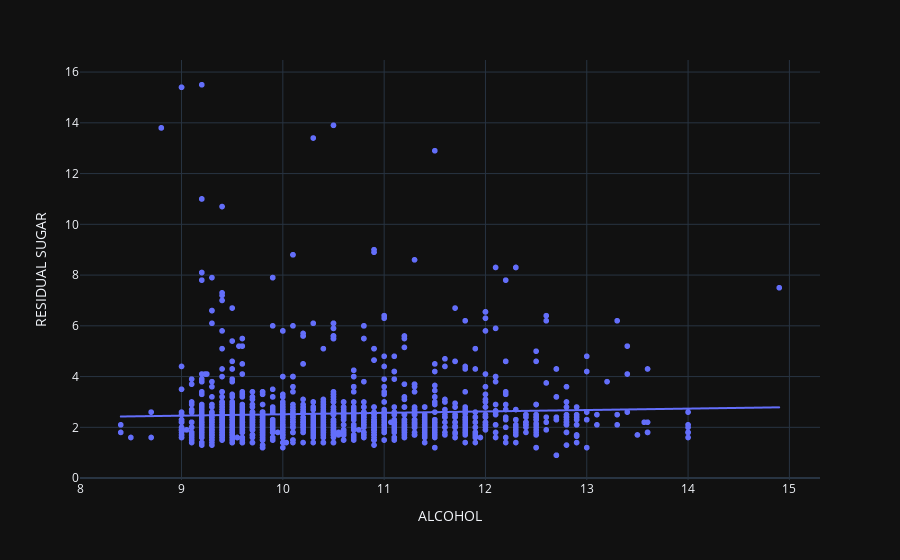

This figure's notebook cell:
### Code cell
px.scatter(data_frame=df_wine,x='ALCOHOL',y='RESIDUAL SUGAR',trendline='ols',template='plotly_dark')

### Figure 1 — Plotly figure (JSON) as saved in the notebook; plotly's stock layout.template omitted (floating-point values rounded to 4 significant figures; data arrays with more than 128 entries replaced by an {"elided": "..."} marker saying what was removed)
{"data": [{"hovertemplate": "ALCOHOL=%{x}<br>RESIDUAL SUGAR=%{y}<extra></extra>", "legendgroup": "", "marker": {"color": "#636efa", "symbol": "circle"}, "mode": "markers", "name": "", "showlegend": false, "type": "scattergl", "x": {"elided": "1599 float values"}, "xaxis": "x", "y": {"elided": "1599 float values"}, "yaxis": "y"}, {"hovertemplate": "<b>OLS trendline</b><br>RESIDUAL SUGAR = 0.0556678 * ALCOHOL + 1.95858<br>R<sup>2</sup>=0.001770<br><br>ALCOHOL=%{x}<br>RESIDUAL SUGAR=%{y} <b>(trend)</b><extra></extra>", "legendgroup": "", "marker": {"color": "#636efa", "symbol": "circle"}, "mode": "lines", "name": "", "showlegend": false, "type": "scattergl", "x": {"elided": "1599 float values"}, "xaxis": "x", "y": {"elided": "1599 float values"}, "yaxis": "y"}], "layout": {"legend": {"tracegroupgap": 0}, "margin": {"t": 60}, "xaxis": {"anchor": "y", "domain": [0, 1], "title": {"text": "ALCOHOL"}}, "yaxis": {"anchor": "x", "domain": [0, 1], "title": {"text": "RESIDUAL SUGAR"}}}}
